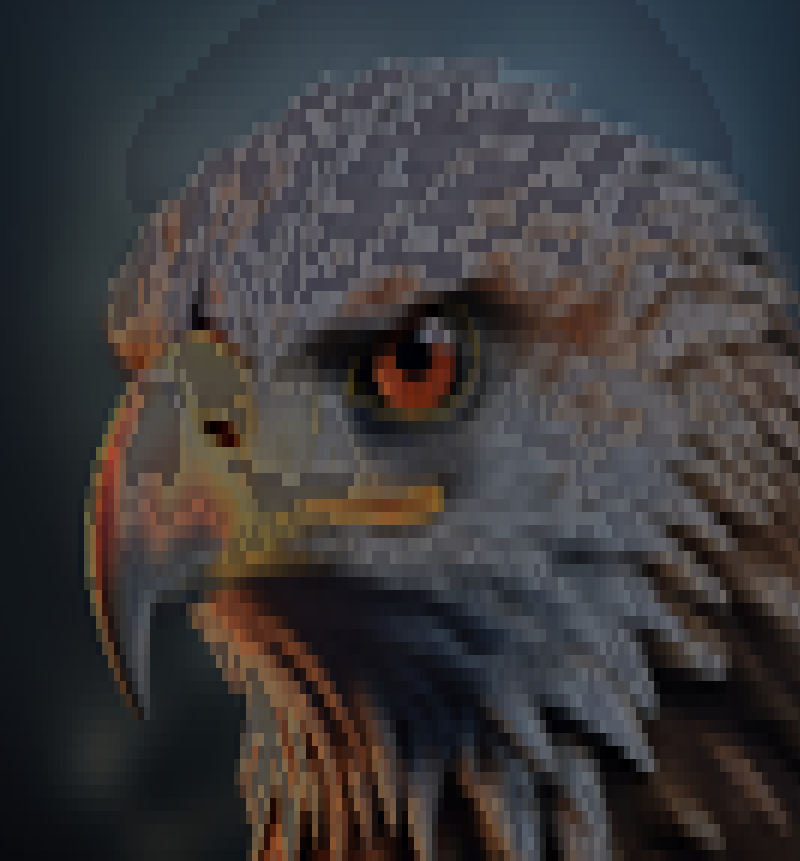
#> input picture images_ascii/block.png, 800 x 861 px
$ python __main__.py ../images_ascii/block.png
#> lines starting #> are read from the running program, lines starting #| are printed output that depends on the picture
#> in main, img is the input picture: PIL image 800x861 RGBA; mean R, G, B, A 60.1, 57.7, 59, 255
### img2ascii/img2ascii_pro.py
from PIL import Image
import argparse
import re

PRESETS = {
    "realistic": "$@B%8&WM#*oahkbdpqwmZO0QLCJUYXzcvunxrjft/\\|()1{}[]?-_+~<>i!lI;:,\"^`'. ",
    "minimal": "@%#*+=-:. ",
    "block": "█▓▒░ "
}

def map_pixel_to_char(val, chars):
    num_chars = len(chars)
    idx = int((val / 255) * (num_chars - 1))
    return chars[idx]

def rgb_to_ansi(r, g, b):
    return f"\033[38;2;{r};{g};{b}m"

def rgb_to_html(r, g, b):
    return f"rgb({r},{g},{b})"

def image_to_ascii(img: Image.Image, width=100, chars=None, scale=0.55):
#> called with width = 100, scale = 0.55
    w_orig, h_orig = img.size
#> w_orig = 800; h_orig = 861
    height = int((h_orig / w_orig) * width * scale)
#> height = 59
    if height <= 0:
        height = 1

    img_small = img.resize((width, height))
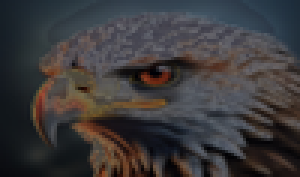
#> img_small: PIL image 100x59 RGBA (shown 3 times larger); mean R, G, B, A 60.1, 57.7, 59, 255
    img_rgb = img_small.convert("RGB")
    img_gray = img_small.convert("L")
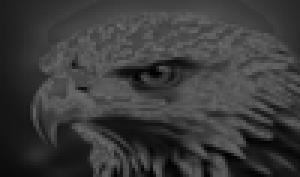
#> img_gray: PIL image 100x59 L (shown 3 times larger); min 0, max 107, mean 58.5

    pixels_rgb = img_rgb.getdata()
    pixels_gray = img_gray.getdata()

    ascii_lines = []
    for y in range(height):
        row = ""
        for x in range(width):
            p_gray = pixels_gray[y * width + x]
            p_rgb = pixels_rgb[y * width + x]
            char = map_pixel_to_char(p_gray, chars)
            color = rgb_to_ansi(*p_rgb)
            row += f"{color}{char}"
        row += "\033[0m"
        ascii_lines.append(row)
    return ascii_lines, pixels_rgb, width, height

# [11 lines left out: function ascii_to_html, not called in this run]

### img2ascii/__main__.py
from img2ascii_pro import *
from PIL import Image
import argparse
import re
def main():
    parser = argparse.ArgumentParser(description="Advanced Colored ASCII Art with presets and HTML output")
    parser.add_argument("input", help="input image path")
    parser.add_argument("--width", type=int, default=100)
    parser.add_argument("--preset", choices=PRESETS.keys(), default="realistic", help="choose character preset")
    parser.add_argument("--scale", type=float, default=0.55)
    parser.add_argument("--invert", action="store_true")
    parser.add_argument("--outfile", type=str, default=None, help="save ASCII to text file")
    parser.add_argument("--html", type=str, help="save output as HTML file")
    args = parser.parse_args()

    img = Image.open(args.input)
    chars = PRESETS[args.preset]
    if args.invert:
        chars = chars[::-1]

    ascii_lines, pixels_rgb, width, height = image_to_ascii(img, width=args.width, chars=chars, scale=args.scale)

    for line in ascii_lines:
        print(line)
#> this loop made 59 passes
#> (printed output is left out)

    if args.html:
        html_content = ascii_to_html(ascii_lines, pixels_rgb, width, height, chars)
        with open(args.html, "w", encoding="utf-8") as f:
            f.write(html_content)
        print(f"Saved HTML output to {args.html}")

    if args.outfile:
        with open(args.outfile, "w", encoding="utf-8") as f:
            for line in ascii_lines:
                clean_line = re.sub(r'\x1b\[[0-9;]*m', '', line)
                f.write(clean_line + "\n")
        print(f"Saved ASCII art to {args.outfile}")

if __name__ == "__main__":
    main()
